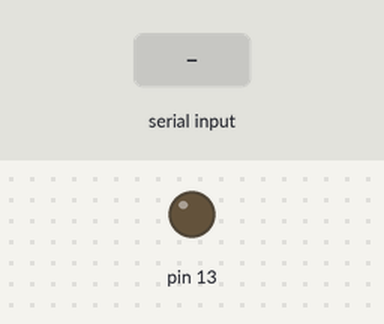
Bench run of a sketch on a simulated Arduino Uno, built with avr-gcc and run on an emulated ATmega328P. On the bench: output pins drawn as LEDs (lit = HIGH). The inputs (shaded band) are chosen by the test bench. No radio packets arrive unless stated.

Above: at 1.2 s.
1.3 s: byte 30 received over Serial
At 1.9 s:
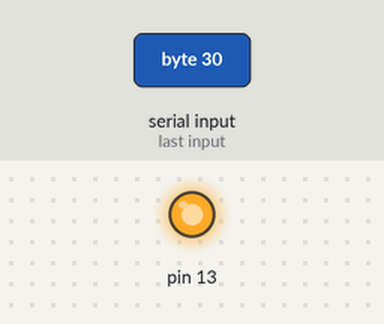
Timing chart, 0 to 4.3 s (numbered marks = the images above; inputs shaded):
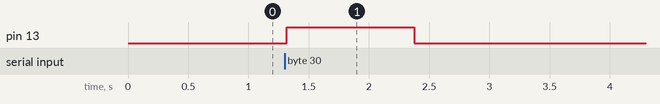

The sketch:

test_transmitter_0.ino
```cpp
//#include <SPI.h>
#include <RH_ASK.h>

RH_ASK driver;

void setup()
{
  pinMode(13, OUTPUT);
  digitalWrite(13, LOW);
  Serial.begin(9600);
  if (!driver.init())
    Serial.println("can't do");
}

uint8_t buffer[128];

void loop()
{
  uint8_t messageLength = 0;
  while (!Serial.available())
    continue;
  while (messageLength != 128 && Serial.available())
  {
    buffer[messageLength++] = (uint8_t)Serial.read();
    if (!Serial.available())
      delay(16);
  }
  digitalWrite(13, HIGH);
  driver.send((const uint8_t*)buffer, messageLength);
  driver.waitPacketSent();
  delay(1000);
  digitalWrite(13, LOW);
}
```

Measured:
- after the input at 1.3 s, pin 13: LOW → HIGH at once, → LOW 1.1 s later
